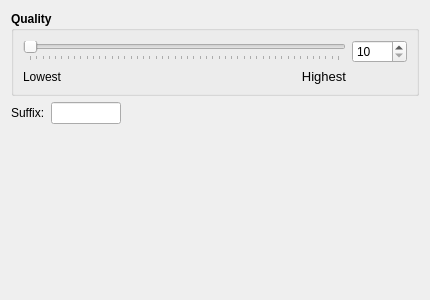
<?xml version="1.0" encoding="UTF-8"?>
<ui version="4.0">
 <class>FAACWidgetUI</class>
 <widget class="QWidget" name="FAACWidgetUI">
  <property name="geometry">
   <rect>
    <x>0</x>
    <y>0</y>
    <width>430</width>
    <height>300</height>
   </rect>
  </property>
  <property name="minimumSize">
   <size>
    <width>430</width>
    <height>300</height>
   </size>
  </property>
  <property name="windowTitle">
   <string>Form</string>
  </property>
  <layout class="QGridLayout" name="gridLayout_2">
   <item row="0" column="0">
    <widget class="QGroupBox" name="groupBox">
     <property name="font">
      <font>
       <weight>75</weight>
       <bold>true</bold>
      </font>
     </property>
     <property name="title">
      <string>Quality</string>
     </property>
     <layout class="QGridLayout" name="gridLayout">
      <item row="0" column="0" colspan="3">
       <widget class="QSlider" name="horizontalSlider_quality">
        <property name="minimum">
         <number>10</number>
        </property>
        <property name="maximum">
         <number>500</number>
        </property>
        <property name="pageStep">
         <number>10</number>
        </property>
        <property name="orientation">
         <enum>Qt::Horizontal</enum>
        </property>
        <property name="tickPosition">
         <enum>QSlider::TicksBelow</enum>
        </property>
       </widget>
      </item>
      <item row="0" column="3">
       <widget class="KIntSpinBox" name="kintspinbox_quality">
        <property name="maximumSize">
         <size>
          <width>55</width>
          <height>16777215</height>
         </size>
        </property>
        <property name="font">
         <font>
          <weight>50</weight>
          <bold>false</bold>
         </font>
        </property>
        <property name="minimum">
         <number>10</number>
        </property>
        <property name="maximum">
         <number>500</number>
        </property>
       </widget>
      </item>
      <item row="1" column="0">
       <widget class="QLabel" name="label_lowest">
        <property name="font">
         <font>
          <weight>50</weight>
          <bold>false</bold>
         </font>
        </property>
        <property name="text">
         <string>Lowest</string>
        </property>
       </widget>
      </item>
      <item row="1" column="1" colspan="2">
       <widget class="QLabel" name="label_highest">
        <property name="font">
         <font>
          <weight>50</weight>
          <bold>false</bold>
         </font>
        </property>
        <property name="text">
         <string>&lt;!DOCTYPE HTML PUBLIC &quot;-//W3C//DTD HTML 4.0//EN&quot; &quot;http://www.w3.org/TR/REC-html40/strict.dtd&quot;&gt;
&lt;html&gt;&lt;head&gt;&lt;meta name=&quot;qrichtext&quot; content=&quot;1&quot; /&gt;&lt;style type=&quot;text/css&quot;&gt;
p, li { white-space: pre-wrap; }
&lt;/style&gt;&lt;/head&gt;&lt;body style=&quot; font-family:'Sans Serif'; font-size:10pt; font-weight:400; font-style:normal;&quot;&gt;
&lt;p align=&quot;right&quot; style=&quot; margin-top:0px; margin-bottom:0px; margin-left:0px; margin-right:0px; -qt-block-indent:0; text-indent:0px;&quot;&gt;Highest&lt;/p&gt;&lt;/body&gt;&lt;/html&gt;</string>
        </property>
       </widget>
      </item>
     </layout>
    </widget>
   </item>
   <item row="1" column="0">
    <layout class="QHBoxLayout" name="horizontalLayout">
     <item>
      <widget class="QLabel" name="label_suffix">
       <property name="sizePolicy">
        <sizepolicy hsizetype="Preferred" vsizetype="Fixed">
         <horstretch>0</horstretch>
         <verstretch>0</verstretch>
        </sizepolicy>
       </property>
       <property name="text">
        <string>Suffix:</string>
       </property>
      </widget>
     </item>
     <item>
      <widget class="KLineEdit" name="klineedit_suffix">
       <property name="sizePolicy">
        <sizepolicy hsizetype="Fixed" vsizetype="Fixed">
         <horstretch>30</horstretch>
         <verstretch>0</verstretch>
        </sizepolicy>
       </property>
       <property name="maximumSize">
        <size>
         <width>70</width>
         <height>16777215</height>
        </size>
       </property>
      </widget>
     </item>
     <item>
      <spacer name="horizontalSpacer">
       <property name="orientation">
        <enum>Qt::Horizontal</enum>
       </property>
       <property name="sizeHint" stdset="0">
        <size>
         <width>40</width>
         <height>20</height>
        </size>
       </property>
      </spacer>
     </item>
    </layout>
   </item>
   <item row="2" column="0">
    <spacer name="verticalSpacer">
     <property name="orientation">
      <enum>Qt::Vertical</enum>
     </property>
     <property name="sizeHint" stdset="0">
      <size>
       <width>20</width>
       <height>1</height>
      </size>
     </property>
    </spacer>
   </item>
  </layout>
 </widget>
 <customwidgets>
  <customwidget>
   <class>KIntSpinBox</class>
   <extends>QSpinBox</extends>
   <header>knuminput.h</header>
  </customwidget>
  <customwidget>
   <class>KLineEdit</class>
   <extends>QLineEdit</extends>
   <header>klineedit.h</header>
  </customwidget>
 </customwidgets>
 <resources/>
 <connections/>
</ui>
